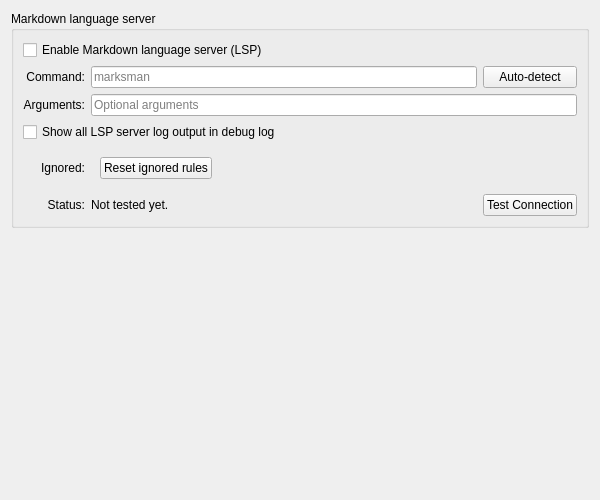
<?xml version="1.0" encoding="UTF-8"?>
<ui version="4.0">
 <class>MarkdownLspSettingsWidget</class>
 <widget class="QWidget" name="MarkdownLspSettingsWidget">
  <property name="geometry">
   <rect>
    <x>0</x>
    <y>0</y>
    <width>600</width>
    <height>500</height>
   </rect>
  </property>
  <layout class="QGridLayout" name="gridLayout_markdownLspPage">
   <item row="0" column="0">
    <widget class="QGroupBox" name="markdownLspGroupBox">
     <property name="title">
      <string>Markdown language server</string>
     </property>
     <layout class="QGridLayout" name="gridLayout_markdownLsp">
      <item row="0" column="0" colspan="3">
       <widget class="QCheckBox" name="markdownLspEnabledCheckBox">
        <property name="text">
         <string>Enable Markdown language server (LSP)</string>
        </property>
       </widget>
      </item>
      <item row="1" column="0">
       <widget class="QLabel" name="markdownLspCommandLabel">
        <property name="text">
         <string>Command:</string>
        </property>
        <property name="alignment">
         <set>Qt::AlignmentFlag::AlignRight|Qt::AlignmentFlag::AlignTrailing|Qt::AlignmentFlag::AlignVCenter</set>
        </property>
       </widget>
      </item>
      <item row="1" column="1">
       <widget class="QLineEdit" name="markdownLspCommandLineEdit">
        <property name="placeholderText">
         <string notr="true">marksman</string>
        </property>
        <property name="clearButtonEnabled">
         <bool>true</bool>
        </property>
        </widget>
      </item>
      <item row="1" column="2">
       <widget class="QPushButton" name="markdownLspAutoDetectButton">
        <property name="text">
         <string>Auto-detect</string>
        </property>
       </widget>
      </item>
      <item row="2" column="0">
       <widget class="QLabel" name="markdownLspArgumentsLabel">
        <property name="text">
         <string>Arguments:</string>
        </property>
        <property name="alignment">
         <set>Qt::AlignmentFlag::AlignRight|Qt::AlignmentFlag::AlignTrailing|Qt::AlignmentFlag::AlignVCenter</set>
        </property>
      </widget>
      </item>
      <item row="2" column="1" colspan="2">
       <widget class="QLineEdit" name="markdownLspArgumentsLineEdit">
        <property name="toolTip">
         <string>Optional arguments separated by spaces.</string>
        </property>
        <property name="placeholderText">
         <string>Optional arguments</string>
        </property>
        <property name="clearButtonEnabled">
         <bool>true</bool>
        </property>
       </widget>
      </item>
      <item row="3" column="0" colspan="3">
       <widget class="QCheckBox" name="markdownLspVerboseLoggingCheckBox">
        <property name="toolTip">
         <string>Log all LSP server output (stderr) to the debug log. Useful for troubleshooting LSP server issues.</string>
        </property>
        <property name="text">
         <string>Show all LSP server log output in debug log</string>
        </property>
        </widget>
      </item>
       <item row="4" column="0">
        <widget class="QLabel" name="markdownLspIgnoredLabel">
         <property name="text">
          <string>Ignored:</string>
         </property>
         <property name="alignment">
          <set>Qt::AlignmentFlag::AlignRight|Qt::AlignmentFlag::AlignTrailing|Qt::AlignmentFlag::AlignVCenter</set>
         </property>
        </widget>
       </item>
       <item row="4" column="1" colspan="2">
        <widget class="QWidget" name="markdownLspIgnoredWidget" native="true">
         <layout class="QHBoxLayout" name="horizontalLayout_markdownLspIgnored">
          <item>
           <widget class="QPushButton" name="markdownLspResetIgnoredRulesButton">
            <property name="text">
             <string>Reset ignored rules</string>
            </property>
           </widget>
          </item>
          <item>
           <spacer name="horizontalSpacer_markdownLspIgnored">
            <property name="orientation">
             <enum>Qt::Horizontal</enum>
            </property>
            <property name="sizeHint" stdset="0">
             <size>
              <width>40</width>
              <height>20</height>
             </size>
            </property>
           </spacer>
          </item>
         </layout>
        </widget>
       </item>
       <item row="5" column="0">
        <widget class="QLabel" name="markdownLspStatusTextLabel">
         <property name="text">
          <string>Status:</string>
        </property>
        <property name="alignment">
         <set>Qt::AlignmentFlag::AlignRight|Qt::AlignmentFlag::AlignTrailing|Qt::AlignmentFlag::AlignVCenter</set>
        </property>
       </widget>
      </item>
       <item row="5" column="1">
        <widget class="QLabel" name="markdownLspStatusLabel">
        <property name="text">
         <string>Not tested yet.</string>
        </property>
        <property name="wordWrap">
         <bool>true</bool>
        </property>
       </widget>
      </item>
       <item row="5" column="2">
        <widget class="QPushButton" name="markdownLspTestConnectionButton">
        <property name="text">
         <string>Test Connection</string>
        </property>
       </widget>
      </item>
     </layout>
    </widget>
   </item>
   <item row="1" column="0">
    <spacer name="verticalSpacer_markdownLsp">
     <property name="orientation">
      <enum>Qt::Vertical</enum>
     </property>
     <property name="sizeHint" stdset="0">
      <size>
       <width>20</width>
       <height>40</height>
      </size>
     </property>
    </spacer>
   </item>
  </layout>
 </widget>
 <resources/>
 <connections/>
</ui>
